Frame 1 (no input): blank canvas, image omitted
Frame 60 (the mouse pressed at the canvas centre just before this capture): blank canvas, image omitted
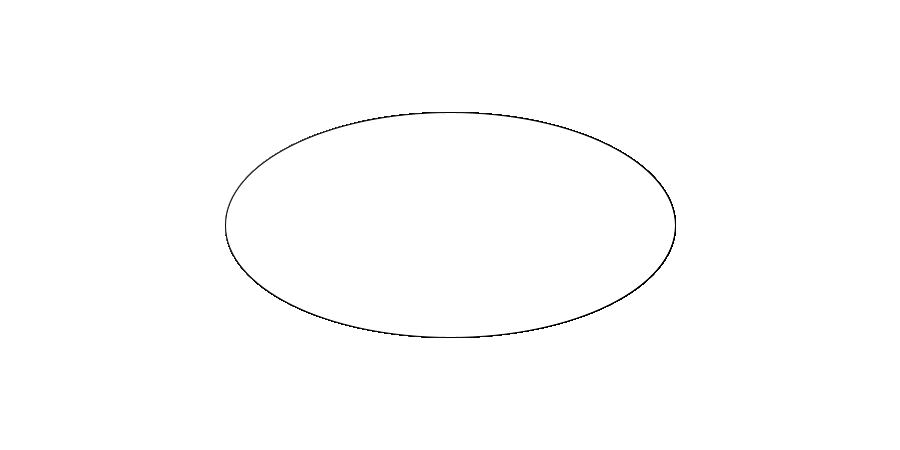
Frame 120 (the mouse held since frame 60 and released just before this capture)

The Processing sketch whose frames 1 and 60 were blank and that drew this single picture after the mouse press (run headless with seeded random() and noise(); from frame 60 on, the mouse is pressed at the canvas centre):

// Processing sketch: processing_51235
// ── processing_51235.pde

void setup(){
size(900,450); 
background(255);
smooth();
}
void draw(){
ellipse(width/2, height/2 ,mouseX, mouseY);
}
